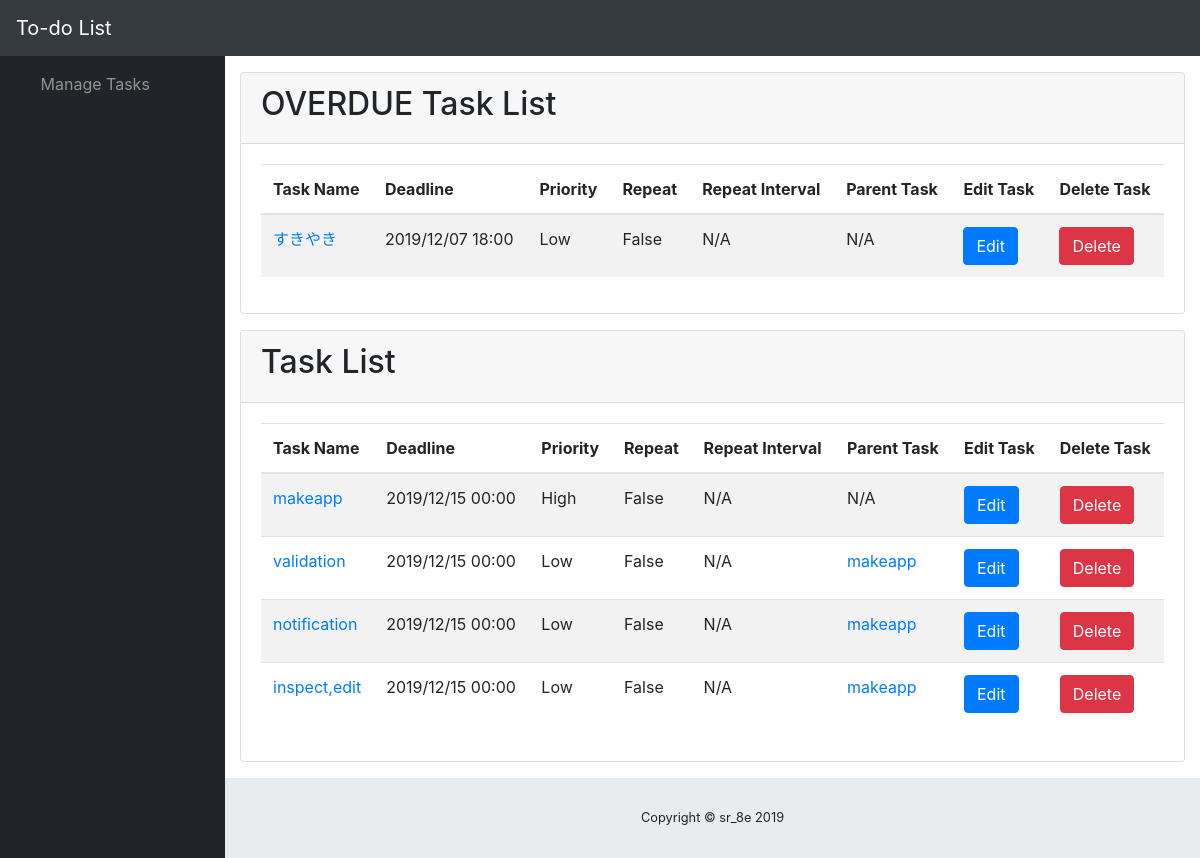
/todolist/list/, run on an earlier commit of the app's database.
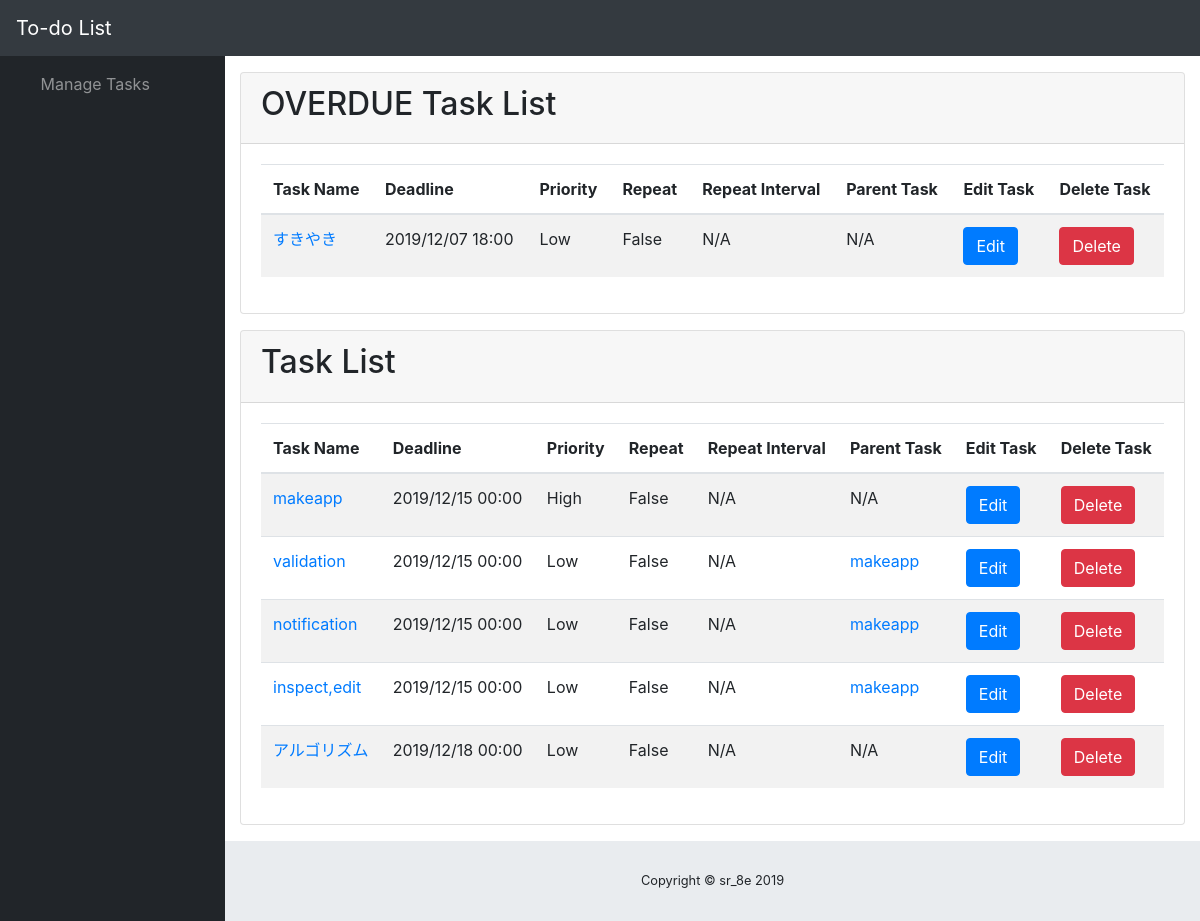
And on a later commit of the database.
### todolistapp/models.py (models this page shows)
class Task(models.Model):
    taskname=models.CharField(max_length=128)
    deadline=models.DateTimeField()
    priority=models.IntegerField()
    do_repeat=models.BooleanField()
    interval=models.DurationField(blank=True,null=True)
    interval_type=models.IntegerField()
    parent=models.ForeignKey("self",on_delete=models.CASCADE,blank=True,null=True)

### todolistapp/views.py (the view)
# urls.py: path('list/', views.showtasklist, name='list'),
def showtasklist(req):
    tasks=Task.objects.all()
    t_overdue,t_intime,n=checkdue(tasks)
    return render(req,'todolistapp/tasklist.html',{'t_overdue':t_overdue, 't_intime':t_intime, 'n_overdue':n})

### todolistapp/views.py (called while the page is built)
def checkdue(tasks, pk=-1):
    intervals=[
        {"days":7},{"days":14},{"months":1},{"months":2}
    ]
    now=datetime.datetime.now().astimezone()
    t_overdue=[]
    t_intime=[]
    for t in tasks:
        if t.id==pk:continue
        if t.deadline<now:
            if t.do_repeat:
                tp=t.interval_type
                while t.deadline<now:
                    if tp==-1:
                        t.deadline+=t.interval
                    else:
                        t.deadline+=relativedelta(**intervals[tp])
                t.save()
                t_intime.append(t)
            else:
                t_overdue.append(t)
        else:
            t_intime.append(t)
    return (t_overdue, t_intime, len(t_overdue))

### todolistapp/templates/todolistapp/tasklist.html (shortened to what the changed rows need)
<!DOCTYPE html>
<html lang="en">
{% load static %}
{% load customfilters %}
<head>
    <link href="{% static 'todolistapp/vendor/fontawesome-free/css/all.min.css' %}" rel="stylesheet" type="text/css">
    <link href="{% static 'todolistapp/vendor/datatables/dataTables.bootstrap4.css' %}" rel="stylesheet">
    <link href="{% static 'todolistapp/css/sb-admin.css' %}" rel="stylesheet">
</head>
<body id="page-top">
    <div id="wrapper">
        <div id="content-wrapper">
            <div class="container-fluid">
                {% if n_overdue %}
                <div class="card mb-3">
                    <div class="card-header">
                        <h2>OVERDUE Task List</h2>
                    </div>
                    <div class="card-body">
                        <div class="table-responsive">
                            <table class="table table-striped" id="dataTable_od" width="100%" cellspacing="0">
                                <thead>
                                    <tr>
                                        <th>Task Name</th>
                                        <th>Deadline</th>
                                        <th>Priority</th>
                                        <th>Repeat</th>
                                        <th>Repeat Interval</th>
                                        <th>Parent Task</th>
                                        <th>Edit Task</th>
                                        <th>Delete Task</th>
                                    </tr>
                                </thead>
                                <tbody>
                                    {% for t in t_overdue %}
                                    <tr>
                                        <td><a href="{% url 'todolistapp:view' t.id %}">{{t.taskname}}</a></td>
                                        <td>{{t.deadline|date:"Y/m/d H:i"}}</td>
                                        <td>
                                            {% if t.priority == 0 %}
                                            Low
                                            {% elif t.priority == 1 %}
                                            Medium
                                            {% elif t.priority == 2 %}
                                            High
                                            {% elif t.priority == 3 %}
                                            Urgent
                                            {% endif %}
                                        </td>
                                        <td>{{t.do_repeat}}</td>
                                        <td>
                                            {% if not t.do_repeat %}
                                            N/A
                                            {% elif t.interval_type == -1 %}
                                            {% if t.interval %}{{t.interval|duration}}{% endif %}
                                            {% elif t.interval_type == 0 %}
                                            1 Week
                                            {% elif t.interval_type == 1 %}
                                            2 Weeks
                                            {% elif t.interval_type == 2 %}
                                            1 Month
                                            {% elif t.interval_type == 3 %}
                                            2 Month
                                            {% endif %}
                                        </td>
                                        <td>
                                            {% if t.parent == None %}
                                            N/A
                                            {% else %}
                                            {{t.parent.name}}
                                            {% endif %}
                                        </td>
                                        <td><a href="{% url 'todolistapp:edit' t.id %}"><Button class="btn btn-primary">Edit</Button></a></td>
                                        <td><a href="{% url 'todolistapp:del' t.id %}"><Button class="btn btn-danger">Delete</Button></a></td>
                                    </tr>
                                    {% endfor %}
                                </tbody>
                            </table>
                        </div>
                    </div>
                </div>
                {% endif %}
                <div class="card mb-3">
                    <div class="card-header">
                        <h2>Task List</h2>
                    </div>
                    <div class="card-body">
                        <div class="table-responsive">
                            <table class="table table-striped" id="dataTable" width="100%" cellspacing="0">
                                <thead>
                                    <tr>
                                        <th>Task Name</th>
                                        <th>Deadline</th>
                                        <th>Priority</th>
                                        <th>Repeat</th>
                                        <th>Repeat Interval</th>
                                        <th>Parent Task</th>
                                        <th>Edit Task</th>
                                        <th>Delete Task</th>
                                    </tr>
                                </thead>
                                <tbody>
                                    {% for t in t_intime %}
                                    <tr>
                                        <td><a href="{% url 'todolistapp:view' t.id %}">{{t.taskname}}</a></td>
                                        <td>{{t.deadline|date:"Y/m/d H:i"}}</td>
                                        <td>
                                            {% if t.priority == 0 %}
                                            Low
                                            {% elif t.priority == 1 %}
                                            Medium
                                            {% elif t.priority == 2 %}
                                            High
                                            {% elif t.priority == 3 %}
                                            Urgent
                                            {% endif %}
                                        </td>
                                        <td>{{t.do_repeat}}</td>
                                        <td>
                                            {% if not t.do_repeat %}
                                            N/A
                                            {% elif t.interval_type == -1 %}
                                            {% if t.interval %}{{t.interval|duration}}{% endif %}
                                            {% elif t.interval_type == 0 %}
                                            1 Week
                                            {% elif t.interval_type == 1 %}
                                            2 Weeks
                                            {% elif t.interval_type == 2 %}
                                            1 Month
                                            {% elif t.interval_type == 3 %}
                                            2 Month
                                            {% endif %}
                                        </td>
                                        <td>
                                            {% if t.parent == None %}
                                            N/A
                                            {% else %}
                                            <a href="{% url 'todolistapp:view' t.parent.id %}">{{t.parent.taskname}}</a>
                                            {% endif %}
                                        </td>
                                        <td><a href="{% url 'todolistapp:edit' t.id %}"><Button class="btn btn-primary">Edit</Button></a></td>
                                        <td><a href="{% url 'todolistapp:del' t.id %}"><Button class="btn btn-danger">Delete</Button></a></td>
                                    </tr>
                                    {% endfor %}
                                </tbody>
                            </table>
                        </div>
                    </div>
                </div>
            </div>
        </div>
    </div>
</body>
</html>

What changed in the data, as far as the page shows it:
added Task: taskname "アルゴリズム", deadline "2019/12/18 00:00", priority "Low", do_repeat "False", shows "N/A", shown under "Task List"
